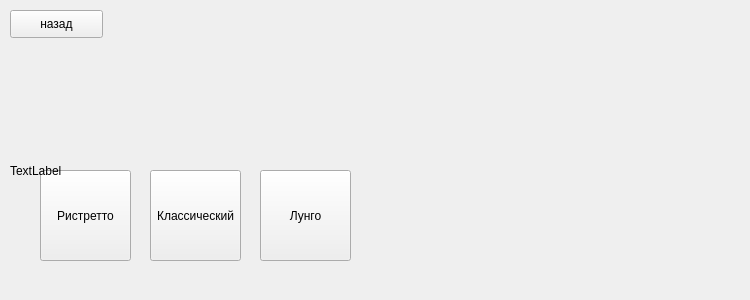
<?xml version="1.0" encoding="UTF-8"?>
<ui version="4.0">
 <class>Form</class>
 <widget class="QWidget" name="Form">
  <property name="geometry">
   <rect>
    <x>0</x>
    <y>0</y>
    <width>750</width>
    <height>300</height>
   </rect>
  </property>
  <property name="windowTitle">
   <string>Form</string>
  </property>
  <widget class="QPushButton" name="pushButton_3">
   <property name="geometry">
    <rect>
     <x>260</x>
     <y>170</y>
     <width>91</width>
     <height>91</height>
    </rect>
   </property>
   <property name="text">
    <string>Лунго</string>
   </property>
  </widget>
  <widget class="QPushButton" name="pushButton">
   <property name="geometry">
    <rect>
     <x>40</x>
     <y>170</y>
     <width>91</width>
     <height>91</height>
    </rect>
   </property>
   <property name="text">
    <string>Ристретто</string>
   </property>
  </widget>
  <widget class="QPushButton" name="pushButton_2">
   <property name="geometry">
    <rect>
     <x>150</x>
     <y>170</y>
     <width>91</width>
     <height>91</height>
    </rect>
   </property>
   <property name="text">
    <string>Классический</string>
   </property>
  </widget>
  <widget class="QPushButton" name="pushButton_4">
   <property name="geometry">
    <rect>
     <x>10</x>
     <y>10</y>
     <width>93</width>
     <height>28</height>
    </rect>
   </property>
   <property name="text">
    <string>назад</string>
   </property>
  </widget>
  <widget class="QLabel" name="label">
   <property name="geometry">
    <rect>
     <x>10</x>
     <y>50</y>
     <width>721</width>
     <height>241</height>
    </rect>
   </property>
   <property name="text">
    <string>TextLabel</string>
   </property>
  </widget>
 </widget>
 <resources/>
 <connections/>
</ui>
